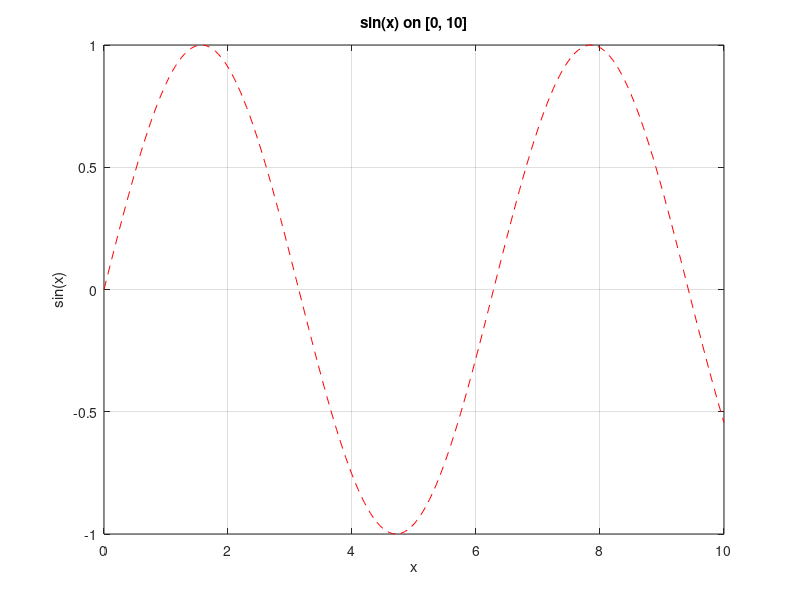

Write MATLAB code to recreate this figure.
% Sine wave — the simplest plot.
x = 0:0.05:10;
y = sin(x);

figure;
plot(x, y, 'r--');
title('sin(x) on [0, 10]');
xlabel('x');
ylabel('sin(x)');
grid on;
saveas(gcf, '/tmp/plot_sine.png');
